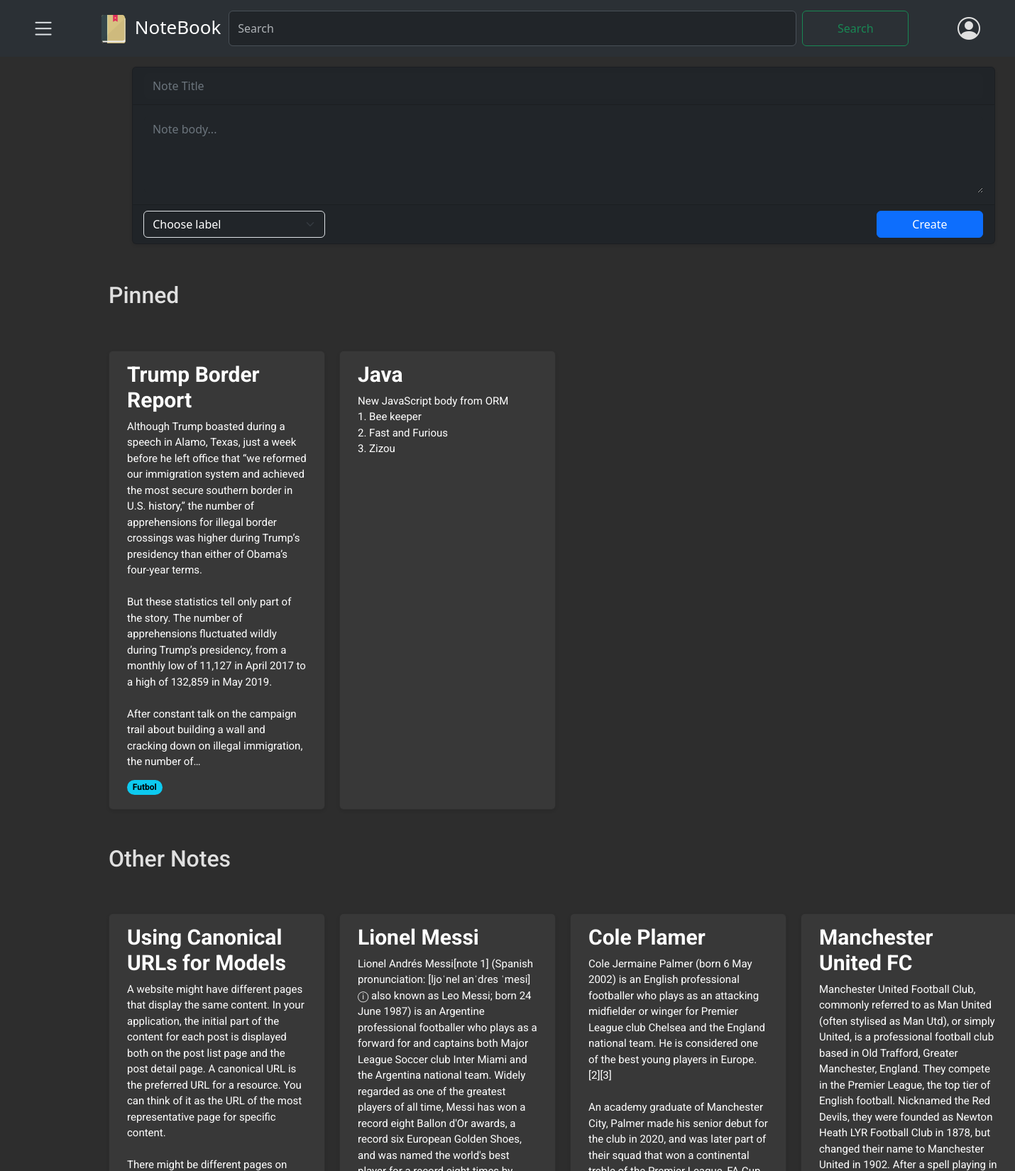
The page /notes/ (signed in, upper part) on the database its author committed.
### notes/models.py (models this page shows, shortened)
class Note(models.Model):
    user= models.ForeignKey(CustomUser,on_delete=models.CASCADE, related_name='notes')
    title= models.CharField(max_length=100, null=False)
    body= models.TextField()
    label= models.ForeignKey(Label, on_delete=models.SET_NULL, related_name="notes", blank=True, null=True)
    archived= models.BooleanField(default=False)
    pinned= models.BooleanField(default= False)
    created = models.DateTimeField(auto_now_add= True)
    updated= models.DateTimeField(auto_now=True)
    trashed = models.BooleanField(default=False)
    trashed_at= models.DateTimeField(null=True, blank=True)
    class Meta:
        ordering= ['-updated']
        indexes= [
            models.Index(fields=["-updated"])
        ]
        verbose_name = "Note"
        verbose_name_plural= "Notes"

class Label(models.Model):
    user = models.ForeignKey(CustomUser, on_delete=models.CASCADE, related_name='labels', default=None)
    name = models.CharField(max_length=50, null=False)
    class Meta:
        verbose_name = "Label"
        verbose_name_plural= "Labels"

### notes/views.py (the view)
# urls.py: path('', notes_list, name='note_list'),
@login_required
def notes_list(request):
    user = request.user
    form = NoteForm()
    pinned_notes = Note.objects.filter(user=user, pinned=True, archived=False, trashed= False)
    other_notes = Note.objects.filter(user=user, pinned=False, archived=False,  trashed= False)
    return render(request,
                  'notes/note/list.html',
                  {'pinned_notes': pinned_notes,
                   'other_notes': other_notes,
                   'form': form})

### notes/forms.py
class NoteForm(forms.ModelForm):
    class Meta:
        model = Note
        fields = ['title', 'body', 'label', 'archived', 'pinned']
        widgets = {
            'label': forms.Select(),
        }
    def __init__(self, *args, **kwargs):
        user = kwargs.pop('user', None)  # Get the user from kwargs
        super().__init__(*args, **kwargs)
        if user is not None:
            self.fields['label'].queryset = Label.objects.filter(user=user)
            self.fields['label'].widget.choices = [(label.id, label.name) for label in self.fields['label'].queryset]

### notes/context_processors.py (called while the page is built)
def labels_processor(request):
    if request.user.is_authenticated:
        labels = Label.objects.filter(user=request.user)
    else:
        labels = Label.objects.none()
    return {
        'labels': labels,
    }

### notes/templates/notes/note/list.html (shortened to what this page needs)
{% extends "notes/base.html" %}
{% block content %}
{% load static %}
<p class="text-capitalize" id="pinnedArea" style="font-weight: bold; font-size: larger;">PINNED NOTES</p>
<div class="card-container">
    {% for pinned_note in pinned_notes %}
    <div class="card" data-note-id="{{ pinned_note.id }}">
        <a href="#" class="note-link" data-note-id="{{ pinned_note.id }}">
            <h5 class="card-title">{{ pinned_note.title }}</h5>
            <p class="card-text">{{ pinned_note.body|truncatechars:650 }}</p>
        </a>
        <span class="badge rounded-pill text-bg-info">{{ pinned_note.label.name }}</span>
    </div>
    {% endfor %}
</div>
<p class="text-capitalize" style="font-weight: bold; font-size: larger;" id="noteArea" >OTHER NOTES</p>
<div class="card-container">
    {% for other_note in other_notes %}
    <div class="card" data-note-id="{{ other_note.id }}">
        <a href="#" class="note-link" data-note-id="{{ other_note.id }}">
            <h5 class="card-title">{{ other_note.title }}</h5>
            <p class="card-text">{{ other_note.body|truncatechars:650 }}</p>
        </a>
    </div>
    {% endfor %}
</div>
{% endblock %}

### notes/static/css/notes.css (style rules this page uses)
:root { --bg-color: #2d2d2d; --text-color: #e0e0e0; --secondary-text-color: #b0b0b0; --card-bg-color: #383838; }
html, body { background-color: #2d2d2d !important; color: #e0e0e0 !important; font-family: 'Roboto', sans-serif; }
.card-container { display: grid; grid-template-columns: repeat(auto-fill, minmax(250px, 1fr)); gap: 20px; padding: 10px; font-family: 'Roboto', Arial, sans-serif; width: 1300px; margin-top: 30px; margin-bottom: 30px; background-color: #2d2d2d !important; border-color: #444 !important; text-align: justify; }
.card { border-radius: 8px; padding: 15px 25px; box-shadow: 0 2px 4px rgba(0,0,0,0.1); background-color: #383838 !important; position: relative; padding-bottom: 20px; }
.card-title { font-size: 30px; font-weight: bold; margin-bottom: 15px; color: white !important; text-align: left; padding: 0 ; }
.card-text { font-size: 15px; color: white; text-align: left; padding: 0 0 35px; line-height: 1.5; white-space: pre-wrap; word-wrap: break-word; }
.note-link { text-decoration: none; color: inherit; }
.text-capitalize { font-family: 'Roboto', Arial, sans-serif; font-size: 18px; margin: 0; font-weight: normal; padding: 10px; }
.badge { display: inline-block; position: absolute; bottom: 20px; }

### rows shown on the page
Note: title "Trump Border Report", body "Although Trump boasted during a speech in Alamo, Texas, just a week before he left office that “we reformed our immigration system and achieved the most secure southern border in U.S. history,” the number of apprehensions for illegal border crossings was higher during Trump’s presidency than either of Obama’s four-year terms. But these statistics tell only part of the story. The number of apprehensions fluctuated wildly during Trump’s presidency, from a monthly low of 11,127 in April 2017 to a high of 132,859 in May 2019. After constant talk on the campaign trail about building a wall and cracking down on illegal immigration, the number of…", label.name "Futbol"
Note: title "Java", body "New JavaScript body from ORM 1. Bee keeper 2. Fast and Furious 3. Zizou"
Note: title "Using Canonical URLs for Models"
Note: title "Lionel Messi"
Note: title "Cole Plamer"
Note: title "Manchester United FC"
